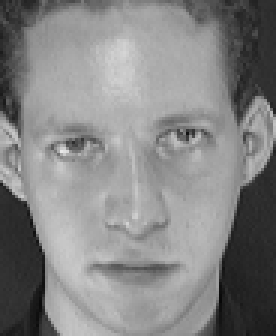
#> input picture att-database-of-faces/s1/3.pgm, 92 x 112 px (shown 3 times larger)
$ jupyter execute image-binarization.ipynb
#> lines starting #> are read from the running program, lines starting #| are printed output that depends on the picture; after the words box and inside, x2 and y2 are one past the last pixel; in counts of white or black regions, pixels touching at a corner belong together
[cell 1]
import cv2
import numpy as np
from matplotlib.pyplot import imshow

[cell 2]
image1 = cv2.imread("att-database-of-faces/s1/3.pgm")
#> image1 is the input picture: shape (112, 92, 3); min 7, max 232, mean 132.6

[cell 3]
img = cv2.cvtColor(image1, cv2.COLOR_BGR2GRAY)

[cell 4]
ret, thresh1 = cv2.threshold(img, 120, 255, cv2.THRESH_BINARY)
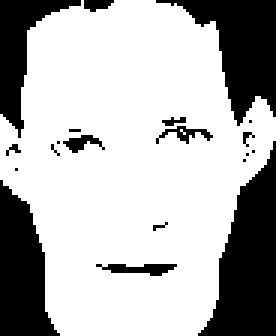
#> thresh1: shape (112, 92) (shown 3 times larger); 70.7% white; 20 black regions (12 under 20 px), largest, box (x1, y1, x2, y2) and area: (66, 47, 92, 112) 948, (52, 0, 92, 42) 745, (0, 60, 20, 112) 667
ret, thresh2 = cv2.threshold(img, 120, 255, cv2.THRESH_BINARY_INV)
ret, thresh3 = cv2.threshold(img, 120, 255, cv2.THRESH_TRUNC)
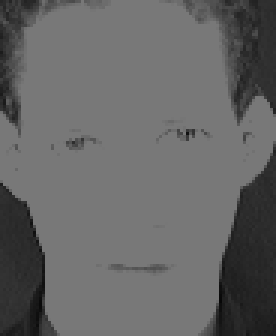
#> thresh3: shape (112, 92) (shown 3 times larger); min 7, max 120, mean 101.4
ret, thresh4 = cv2.threshold(img, 120, 255, cv2.THRESH_TOZERO)
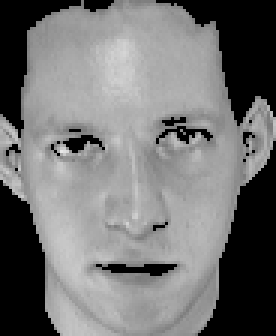
#> thresh4: shape (112, 92) (shown 3 times larger); min 0, max 232, mean 115.9
ret, thresh5 = cv2.threshold(img, 120, 255, cv2.THRESH_TOZERO_INV)
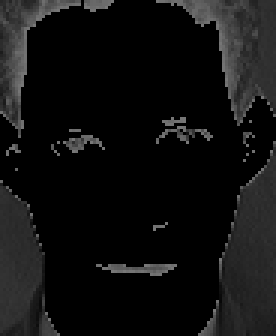
#> thresh5: shape (112, 92) (shown 3 times larger); min 0, max 120, mean 16.7

$ run again, with att-database-of-faces/s1/1.pgm copied over att-database-of-faces/s1/3.pgm
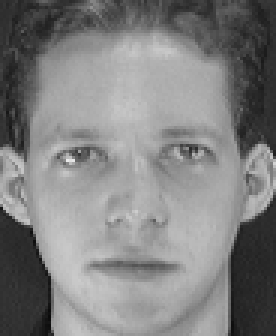
#> input picture att-database-of-faces/s1/1.pgm, 92 x 112 px (shown 3 times larger)
#> image1 is the input picture: shape (112, 92, 3); min 11, max 234, mean 128.3
#> `ret, thresh1 = cv2.threshold(img, 120, 255, cv2.THRESH_BINARY)`:
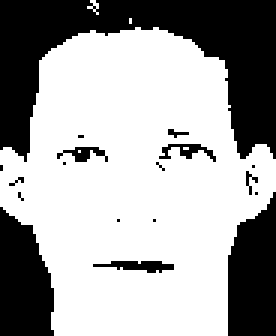
#> thresh1: shape (112, 92) (shown 3 times larger); 64.8% white; 18 black regions (12 under 20 px), largest, box (x1, y1, x2, y2) and area: (0, 0, 92, 54) 2208, (76, 64, 92, 112) 623, (0, 69, 18, 112) 602, (31, 87, 58, 91) 65, (53, 48, 72, 54) 48, (19, 49, 36, 54) 43
#> `ret, thresh5 = cv2.threshold(img, 120, 255, cv2.THRESH_TOZERO_INV)`:
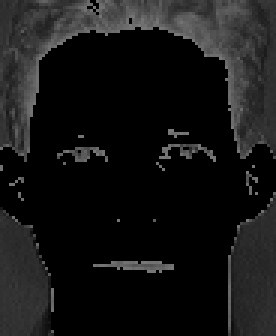
#> thresh5: shape (112, 92) (shown 3 times larger); min 0, max 120, mean 21.5

$ run again, with att-database-of-faces/s1/10.pgm copied over att-database-of-faces/s1/3.pgm
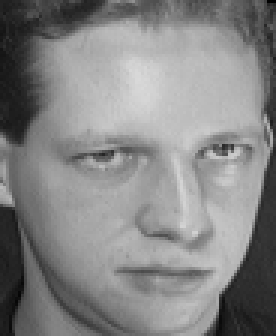
#> input picture att-database-of-faces/s1/10.pgm, 92 x 112 px (shown 3 times larger)
#> image1 is the input picture: shape (112, 92, 3); min 1, max 217, mean 132.8
#> `ret, thresh1 = cv2.threshold(img, 120, 255, cv2.THRESH_BINARY)`:
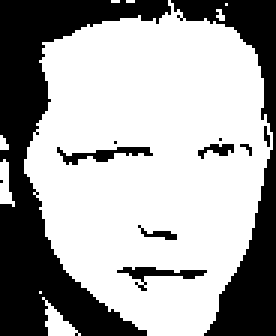
#> thresh1: shape (112, 92) (shown 3 times larger); 65% white; 11 black regions (5 under 20 px), largest, box (x1, y1, x2, y2) and area: (0, 0, 57, 112) 2234, (57, 0, 92, 112) 1141, (19, 49, 51, 55) 81, (39, 89, 69, 97) 78, (66, 48, 78, 53) 32, (46, 75, 59, 80) 25
#> `ret, thresh5 = cv2.threshold(img, 120, 255, cv2.THRESH_TOZERO_INV)`:
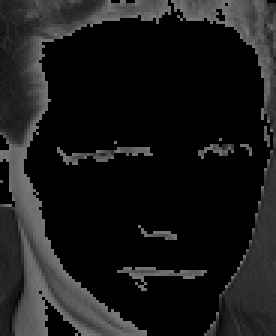
#> thresh5: shape (112, 92) (shown 3 times larger); min 0, max 120, mean 24.9

$ run again, with att-database-of-faces/s1/2.pgm copied over att-database-of-faces/s1/3.pgm
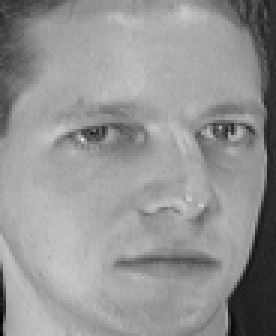
#> input picture att-database-of-faces/s1/2.pgm, 92 x 112 px (shown 3 times larger)
#> image1 is the input picture: shape (112, 92, 3); min 2, max 223, mean 148
#> `ret, thresh1 = cv2.threshold(img, 120, 255, cv2.THRESH_BINARY)`:
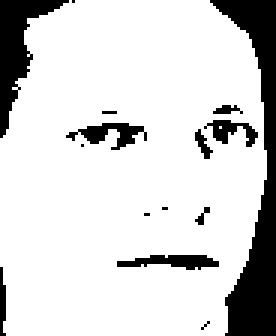
#> thresh1: shape (112, 92) (shown 3 times larger); 83.3% white; 15 black regions (8 under 20 px), largest, box (x1, y1, x2, y2) and area: (70, 0, 92, 112) 951, (0, 0, 23, 46) 374, (22, 41, 49, 50) 110
#> `ret, thresh5 = cv2.threshold(img, 120, 255, cv2.THRESH_TOZERO_INV)`:
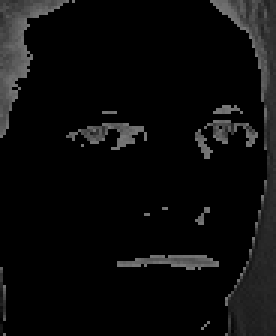
#> thresh5: shape (112, 92) (shown 3 times larger); min 0, max 120, mean 11.6
